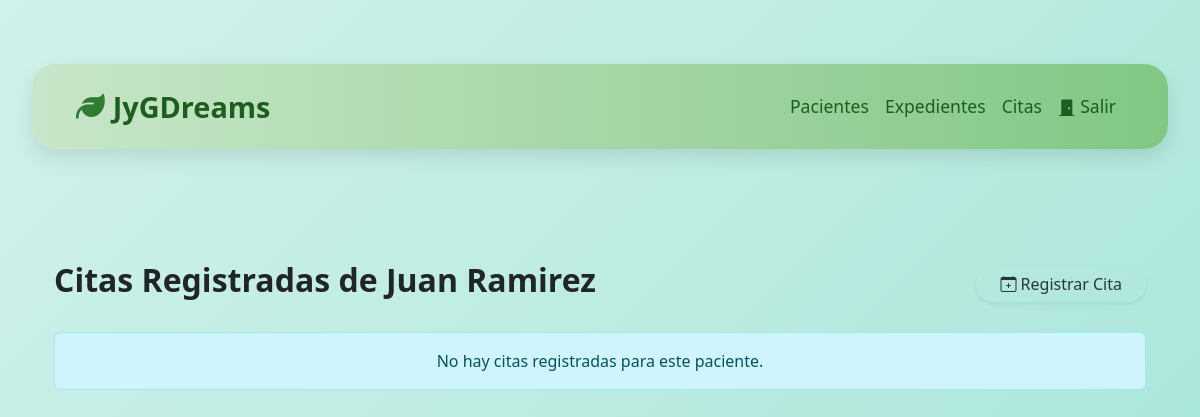
Before: /paciente/1/citas/ with the older database file.
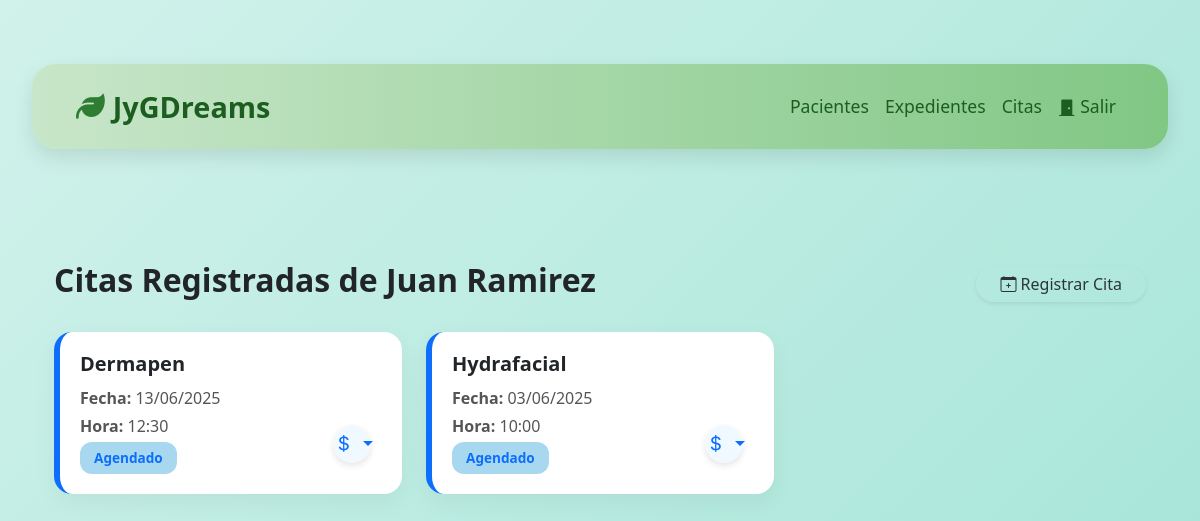
After: the same page with the newer database file.
### JyGDreams/models.py (models this page shows, shortened)
class Procedimiento(models.Model):
    titulo = models.CharField(max_length=50)
    descripcion = models.CharField(max_length=100)
    duracion = models.CharField(max_length=50)
    costo = models.DecimalField(max_digits=10, decimal_places=2)

class Cita(models.Model):
    ESTADO_CHOICES = [
        ('AGENDADO', 'Agendado'),
        ('REPROGRAMADO', 'Reprogramado'),
        ('REALIZADO', 'Realizado'),
        ('INASISTENCIA', 'Inasistencia'),  # Nueva opción agregada
    ]
    procedimientos = models.ManyToManyField('Procedimiento', through='CitaProcedimiento')
    paciente = models.ForeignKey(Paciente, on_delete=models.CASCADE)
    fecha = models.DateField()
    hora = models.TimeField()
    motivo_cita = models.CharField(max_length=100)
    estado = models.CharField(max_length=12, choices=ESTADO_CHOICES, default='AGENDADO')

### JyGDreams/views.py (the view)
# urls.py: path('paciente/<int:paciente_id>/citas/', views.home_citas, name='home_citas')
def home_citas(request, paciente_id):
    paciente = get_object_or_404(Paciente, id=paciente_id)
    citas = Cita.objects.filter(paciente=paciente).order_by('-fecha', '-hora')
    return render(request, 'home_citas.html', {
        'paciente': paciente,
        'citas': citas,
    })

### JyGDreams/templates/home_citas.html (shortened to what this page needs)
{% extends "layout.html" %}
{% load static %}
{% block content %}
<link rel="stylesheet" href="{% static 'JYGDreams/home_citas.css' %}">
<div class="container mt-5">
  <div class="d-flex justify-content-between align-items-center mb-4">
    <h2 class="fw-bold">Citas Registradas de {{ paciente.nombre }} {{ paciente.apellido }}</h2>
    <a href="{% url 'agregar_cita' paciente.id %}" class="btn btn-primary shadow-sm rounded-pill px-4">
      <i class="bi bi-calendar-plus"></i> Registrar Cita
    </a>
  </div>
  <div class="row g-4">
    {% if citas %}
      {% for cita in citas %}
        <div class="col-12 col-md-6 col-lg-4">
          <div class="modern-card border-left-{{ cita.estado|lower }} card-link position-relative" data-href="{% url 'detalle_cita' cita.id %}">
            <div class="card-body">
              <h5 class="card-title">
                {% for proc in cita.procedimientos.all %}
                  {{ proc.titulo }}{% if not forloop.last %}, {% endif %}
                {% empty %}
                  Sin procedimiento
                {% endfor %}
              </h5>
              <p class="card-text mb-1"><strong>Fecha:</strong> {{ cita.fecha|date:"d/m/Y" }}</p>
              <p class="card-text mb-1"><strong>Hora:</strong> {{ cita.hora|time:"H:i" }}</p>
              <span class="status-badge bg-{{ cita.estado|lower }}">{{ cita.get_estado_display }}</span>
            </div>
            <div class="dropdown position-absolute bottom-0 end-0 m-3">
              <button class="btn btn-light btn-pay dropdown-toggle" type="button" data-bs-toggle="dropdown">
                <i class="bi bi-currency-dollar"></i>
              </button>
            </div>
          </div>
        </div>
      {% endfor %}
    {% else %}
      <div class="col-12">
        <div class="alert alert-info text-center">No hay citas registradas para este paciente.</div>
      </div>
    {% endif %}
  </div>
</div>
{% endblock %}

Changed rows visible on the page:
added Cita: fecha "13/06/2025", hora "12:30", estado "Agendado"
now on this page (row unchanged): Procedimiento: titulo "Dermapen", shown under "13/06/2025"
added Cita: fecha "03/06/2025", hora "10:00", estado "Agendado"
now on this page (row unchanged): Procedimiento: titulo "Hydrafacial", shown under "03/06/2025"
Other visible differences:
text no longer shown: "No hay citas registradas para este paciente."
